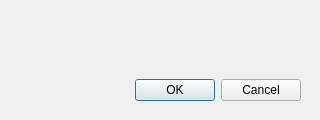
<?xml version="1.0" encoding="UTF-8"?>
<ui version="4.0">
 <class>Dialog</class>
 <widget class="QDialog" name="Dialog">
  <property name="geometry">
   <rect>
    <x>0</x>
    <y>0</y>
    <width>320</width>
    <height>120</height>
   </rect>
  </property>
  <property name="sizePolicy">
   <sizepolicy hsizetype="Fixed" vsizetype="Fixed">
    <horstretch>0</horstretch>
    <verstretch>0</verstretch>
   </sizepolicy>
  </property>
  <property name="minimumSize">
   <size>
    <width>320</width>
    <height>120</height>
   </size>
  </property>
  <property name="maximumSize">
   <size>
    <width>320</width>
    <height>120</height>
   </size>
  </property>
  <property name="windowTitle">
   <string/>
  </property>
  <property name="locale">
   <locale language="Korean" country="SouthKorea"/>
  </property>
  <widget class="QDialogButtonBox" name="buttonBox">
   <property name="geometry">
    <rect>
     <x>80</x>
     <y>70</y>
     <width>221</width>
     <height>41</height>
    </rect>
   </property>
   <property name="orientation">
    <enum>Qt::Horizontal</enum>
   </property>
   <property name="standardButtons">
    <set>QDialogButtonBox::Cancel|QDialogButtonBox::Ok</set>
   </property>
  </widget>
  <widget class="QLabel" name="label">
   <property name="geometry">
    <rect>
     <x>20</x>
     <y>20</y>
     <width>281</width>
     <height>41</height>
    </rect>
   </property>
   <property name="text">
    <string/>
   </property>
  </widget>
 </widget>
 <resources/>
 <connections>
  <connection>
   <sender>buttonBox</sender>
   <signal>accepted()</signal>
   <receiver>Dialog</receiver>
   <slot>accept()</slot>
   <hints>
    <hint type="sourcelabel">
     <x>248</x>
     <y>254</y>
    </hint>
    <hint type="destinationlabel">
     <x>157</x>
     <y>274</y>
    </hint>
   </hints>
  </connection>
  <connection>
   <sender>buttonBox</sender>
   <signal>rejected()</signal>
   <receiver>Dialog</receiver>
   <slot>reject()</slot>
   <hints>
    <hint type="sourcelabel">
     <x>316</x>
     <y>260</y>
    </hint>
    <hint type="destinationlabel">
     <x>286</x>
     <y>274</y>
    </hint>
   </hints>
  </connection>
 </connections>
</ui>
